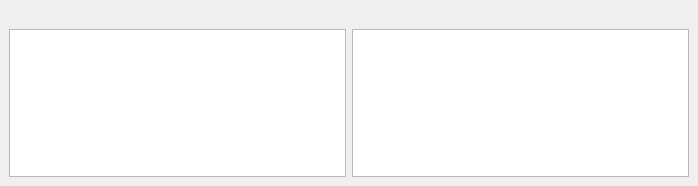
<?xml version="1.0" encoding="UTF-8"?>
<ui version="4.0">
 <class>ServerDetailsDock</class>
 <widget class="QDockWidget" name="ServerDetailsDock">
  <property name="geometry">
   <rect>
    <x>0</x>
    <y>0</y>
    <width>698</width>
    <height>186</height>
   </rect>
  </property>
  <property name="windowTitle">
   <string>Server Details</string>
  </property>
  <widget class="QWidget" name="dockWidgetContents">
   <layout class="QVBoxLayout" name="verticalLayout">
    <item>
     <widget class="QLabel" name="lblServer">
      <property name="text">
       <string>&lt;server&gt;</string>
      </property>
     </widget>
    </item>
    <item>
     <layout class="QHBoxLayout" name="dataLayout">
      <item>
       <widget class="QScrollArea" name="scrollArea">
        <property name="widgetResizable">
         <bool>true</bool>
        </property>
        <widget class="QWidget" name="scrollAreaWidgetContents">
         <property name="geometry">
          <rect>
           <x>0</x>
           <y>0</y>
           <width>334</width>
           <height>123</height>
          </rect>
         </property>
         <property name="styleSheet">
          <string notr="true">QWidget
{
	background-color: white;
	white-space: pre;
}</string>
         </property>
         <layout class="QVBoxLayout" name="verticalLayout_2">
          <item>
           <widget class="QLabel" name="sbLabel">
            <property name="sizePolicy">
             <sizepolicy hsizetype="Minimum" vsizetype="Minimum">
              <horstretch>0</horstretch>
              <verstretch>0</verstretch>
             </sizepolicy>
            </property>
            <property name="alignment">
             <set>Qt::AlignLeading|Qt::AlignLeft|Qt::AlignTop</set>
            </property>
            <property name="textInteractionFlags">
             <set>Qt::LinksAccessibleByMouse|Qt::TextSelectableByMouse</set>
            </property>
           </widget>
          </item>
         </layout>
        </widget>
       </widget>
      </item>
      <item>
       <widget class="QScrollArea" name="scrollArea_2">
        <property name="widgetResizable">
         <bool>true</bool>
        </property>
        <widget class="QWidget" name="scrollAreaWidgetContents_2">
         <property name="geometry">
          <rect>
           <x>0</x>
           <y>0</y>
           <width>334</width>
           <height>123</height>
          </rect>
         </property>
         <property name="styleSheet">
          <string notr="true">QWidget
{
	background-color: white;
	white-space: pre;
}</string>
         </property>
         <layout class="QVBoxLayout" name="verticalLayout_4">
          <item>
           <widget class="QLabel" name="detailsLabel">
            <property name="sizePolicy">
             <sizepolicy hsizetype="MinimumExpanding" vsizetype="Preferred">
              <horstretch>0</horstretch>
              <verstretch>0</verstretch>
             </sizepolicy>
            </property>
            <property name="text">
             <string/>
            </property>
            <property name="alignment">
             <set>Qt::AlignLeading|Qt::AlignLeft|Qt::AlignTop</set>
            </property>
            <property name="textInteractionFlags">
             <set>Qt::LinksAccessibleByMouse|Qt::TextSelectableByMouse</set>
            </property>
           </widget>
          </item>
         </layout>
        </widget>
       </widget>
      </item>
     </layout>
    </item>
   </layout>
  </widget>
 </widget>
 <resources/>
 <connections/>
</ui>
